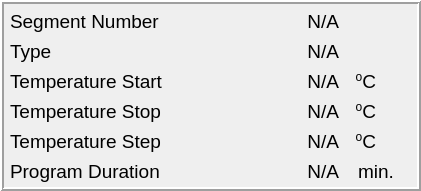
         <widget class="QFrame" name="frame_11">
          <property name="geometry">
           <rect>
            <x>30</x>
            <y>10</y>
            <width>421</width>
            <height>191</height>
           </rect>
          </property>
          <property name="frameShape">
           <enum>QFrame::Box</enum>
          </property>
          <property name="frameShadow">
           <enum>QFrame::Raised</enum>
          </property>
          <property name="lineWidth">
           <number>2</number>
          </property>
          <widget class="QLabel" name="labelSegmentsConfiguratorPreviousNumberInfo">
           <property name="geometry">
            <rect>
             <x>10</x>
             <y>10</y>
             <width>160</width>
             <height>22</height>
            </rect>
           </property>
           <property name="font">
            <font>
             <pointsize>14</pointsize>
             <weight>50</weight>
             <italic>false</italic>
             <bold>false</bold>
            </font>
           </property>
           <property name="text">
            <string>Segment Number</string>
           </property>
          </widget>
          <widget class="QLabel" name="labelSegmentsConfiguratorPreviousNumber">
           <property name="geometry">
            <rect>
             <x>250</x>
             <y>10</y>
             <width>89</width>
             <height>22</height>
            </rect>
           </property>
           <property name="font">
            <font>
             <pointsize>14</pointsize>
             <weight>50</weight>
             <italic>false</italic>
             <bold>false</bold>
            </font>
           </property>
           <property name="text">
            <string>N/A</string>
           </property>
           <property name="alignment">
            <set>Qt::AlignRight|Qt::AlignTrailing|Qt::AlignVCenter</set>
           </property>
          </widget>
          <widget class="QLabel" name="labelSegmentsConfiguratorPreviousTypeInfo">
           <property name="geometry">
            <rect>
             <x>10</x>
             <y>40</y>
             <width>89</width>
             <height>22</height>
            </rect>
           </property>
           <property name="font">
            <font>
             <pointsize>14</pointsize>
             <weight>50</weight>
             <italic>false</italic>
             <bold>false</bold>
            </font>
           </property>
           <property name="text">
            <string>Type</string>
           </property>
          </widget>
          <widget class="QLabel" name="labelSegmentsConfiguratorPreviousType">
           <property name="geometry">
            <rect>
             <x>250</x>
             <y>40</y>
             <width>89</width>
             <height>22</height>
            </rect>
           </property>
           <property name="font">
            <font>
             <pointsize>14</pointsize>
             <weight>50</weight>
             <italic>false</italic>
             <bold>false</bold>
            </font>
           </property>
           <property name="text">
            <string>N/A</string>
           </property>
           <property name="alignment">
            <set>Qt::AlignRight|Qt::AlignTrailing|Qt::AlignVCenter</set>
           </property>
          </widget>
          <widget class="QLabel" name="labelSegmentsConfiguratorPreviousTemperatureStartInfo">
           <property name="geometry">
            <rect>
             <x>10</x>
             <y>70</y>
             <width>175</width>
             <height>22</height>
            </rect>
           </property>
           <property name="font">
            <font>
             <pointsize>14</pointsize>
             <weight>50</weight>
             <italic>false</italic>
             <bold>false</bold>
            </font>
           </property>
           <property name="text">
            <string>Temperature Start</string>
           </property>
          </widget>
          <widget class="QLabel" name="labelSegmentsConfiguratorPreviousTemperatureStart">
           <property name="geometry">
            <rect>
             <x>250</x>
             <y>70</y>
             <width>89</width>
             <height>22</height>
            </rect>
           </property>
           <property name="font">
            <font>
             <pointsize>14</pointsize>
             <weight>50</weight>
             <italic>false</italic>
             <bold>false</bold>
            </font>
           </property>
           <property name="text">
            <string>N/A</string>
           </property>
           <property name="alignment">
            <set>Qt::AlignRight|Qt::AlignTrailing|Qt::AlignVCenter</set>
           </property>
          </widget>
          <widget class="QLabel" name="labelSegmentsConfiguratorPreviousTemperatureStopInfo">
           <property name="geometry">
            <rect>
             <x>10</x>
             <y>100</y>
             <width>174</width>
             <height>22</height>
            </rect>
           </property>
           <property name="font">
            <font>
             <pointsize>14</pointsize>
             <weight>50</weight>
             <italic>false</italic>
             <bold>false</bold>
            </font>
           </property>
           <property name="text">
            <string>Temperature Stop</string>
           </property>
          </widget>
          <widget class="QLabel" name="labelSegmentsConfiguratorPreviousTemperatureStop">
           <property name="geometry">
            <rect>
             <x>250</x>
             <y>100</y>
             <width>89</width>
             <height>22</height>
            </rect>
           </property>
           <property name="font">
            <font>
             <pointsize>14</pointsize>
             <weight>50</weight>
             <italic>false</italic>
             <bold>false</bold>
            </font>
           </property>
           <property name="text">
            <string>N/A</string>
           </property>
           <property name="alignment">
            <set>Qt::AlignRight|Qt::AlignTrailing|Qt::AlignVCenter</set>
           </property>
          </widget>
          <widget class="QLabel" name="labelSegmentsConfiguratorPreviousTemperatureStepInfo">
           <property name="geometry">
            <rect>
             <x>10</x>
             <y>130</y>
             <width>173</width>
             <height>22</height>
            </rect>
           </property>
           <property name="font">
            <font>
             <pointsize>14</pointsize>
             <weight>50</weight>
             <italic>false</italic>
             <bold>false</bold>
            </font>
           </property>
           <property name="text">
            <string>Temperature Step</string>
           </property>
          </widget>
          <widget class="QLabel" name="labelSegmentsConfiguratorPreviousTemperatureStep">
           <property name="geometry">
            <rect>
             <x>250</x>
             <y>130</y>
             <width>89</width>
             <height>22</height>
            </rect>
           </property>
           <property name="font">
            <font>
             <pointsize>14</pointsize>
             <weight>50</weight>
             <italic>false</italic>
             <bold>false</bold>
            </font>
           </property>
           <property name="text">
            <string>N/A</string>
           </property>
           <property name="alignment">
            <set>Qt::AlignRight|Qt::AlignTrailing|Qt::AlignVCenter</set>
           </property>
          </widget>
          <widget class="QLabel" name="labelSegmentsConfiguratorPreviousProgramDurationInfo">
           <property name="geometry">
            <rect>
             <x>10</x>
             <y>160</y>
             <width>173</width>
             <height>22</height>
            </rect>
           </property>
           <property name="font">
            <font>
             <pointsize>14</pointsize>
             <weight>50</weight>
             <italic>false</italic>
             <bold>false</bold>
            </font>
           </property>
           <property name="text">
            <string>Program Duration</string>
           </property>
          </widget>
          <widget class="QLabel" name="labelSegmentsConfiguratorPreviousProgramDuration">
           <property name="geometry">
            <rect>
             <x>250</x>
             <y>160</y>
             <width>89</width>
             <height>22</height>
            </rect>
           </property>
           <property name="font">
            <font>
             <pointsize>14</pointsize>
             <weight>50</weight>
             <italic>false</italic>
             <bold>false</bold>
            </font>
           </property>
           <property name="text">
            <string>N/A</string>
           </property>
           <property name="alignment">
            <set>Qt::AlignRight|Qt::AlignTrailing|Qt::AlignVCenter</set>
           </property>
          </widget>
          <widget class="QLabel" name="labelSegmentsConfiguratorPreviousNumber_7">
           <property name="geometry">
            <rect>
             <x>355</x>
             <y>70</y>
             <width>21</width>
             <height>23</height>
            </rect>
           </property>
           <property name="font">
            <font>
             <pointsize>14</pointsize>
             <weight>50</weight>
             <italic>false</italic>
             <bold>false</bold>
            </font>
           </property>
           <property name="text">
            <string>&lt;html&gt;&lt;head/&gt;&lt;body&gt;&lt;p&gt;&lt;span style=&quot; vertical-align:super;&quot;&gt;o&lt;/span&gt;C&lt;/p&gt;&lt;/body&gt;&lt;/html&gt;</string>
           </property>
           <property name="alignment">
            <set>Qt::AlignRight|Qt::AlignTrailing|Qt::AlignVCenter</set>
           </property>
          </widget>
          <widget class="QLabel" name="labelSegmentsConfiguratorPreviousNumber_8">
           <property name="geometry">
            <rect>
             <x>355</x>
             <y>100</y>
             <width>21</width>
             <height>23</height>
            </rect>
           </property>
           <property name="font">
            <font>
             <pointsize>14</pointsize>
             <weight>50</weight>
             <italic>false</italic>
             <bold>false</bold>
            </font>
           </property>
           <property name="text">
            <string>&lt;html&gt;&lt;head/&gt;&lt;body&gt;&lt;p&gt;&lt;span style=&quot; vertical-align:super;&quot;&gt;o&lt;/span&gt;C&lt;/p&gt;&lt;/body&gt;&lt;/html&gt;</string>
           </property>
           <property name="alignment">
            <set>Qt::AlignRight|Qt::AlignTrailing|Qt::AlignVCenter</set>
           </property>
          </widget>
          <widget class="QLabel" name="labelSegmentsConfiguratorPreviousNumber_9">
           <property name="geometry">
            <rect>
             <x>355</x>
             <y>130</y>
             <width>21</width>
             <height>23</height>
            </rect>
           </property>
           <property name="font">
            <font>
             <pointsize>14</pointsize>
             <weight>50</weight>
             <italic>false</italic>
             <bold>false</bold>
            </font>
           </property>
           <property name="text">
            <string>&lt;html&gt;&lt;head/&gt;&lt;body&gt;&lt;p&gt;&lt;span style=&quot; vertical-align:super;&quot;&gt;o&lt;/span&gt;C&lt;/p&gt;&lt;/body&gt;&lt;/html&gt;</string>
           </property>
           <property name="alignment">
            <set>Qt::AlignRight|Qt::AlignTrailing|Qt::AlignVCenter</set>
           </property>
          </widget>
          <widget class="QLabel" name="labelSegmentsConfiguratorPreviousProgramDurationScale">
           <property name="geometry">
            <rect>
             <x>355</x>
             <y>160</y>
             <width>39</width>
             <height>23</height>
            </rect>
           </property>
           <property name="font">
            <font>
             <pointsize>14</pointsize>
             <weight>50</weight>
             <italic>false</italic>
             <bold>false</bold>
            </font>
           </property>
           <property name="text">
            <string>&lt;html&gt;&lt;head/&gt;&lt;body&gt;&lt;p&gt;min.&lt;/p&gt;&lt;/body&gt;&lt;/html&gt;</string>
           </property>
           <property name="alignment">
            <set>Qt::AlignRight|Qt::AlignTrailing|Qt::AlignVCenter</set>
           </property>
          </widget>
         </widget>
